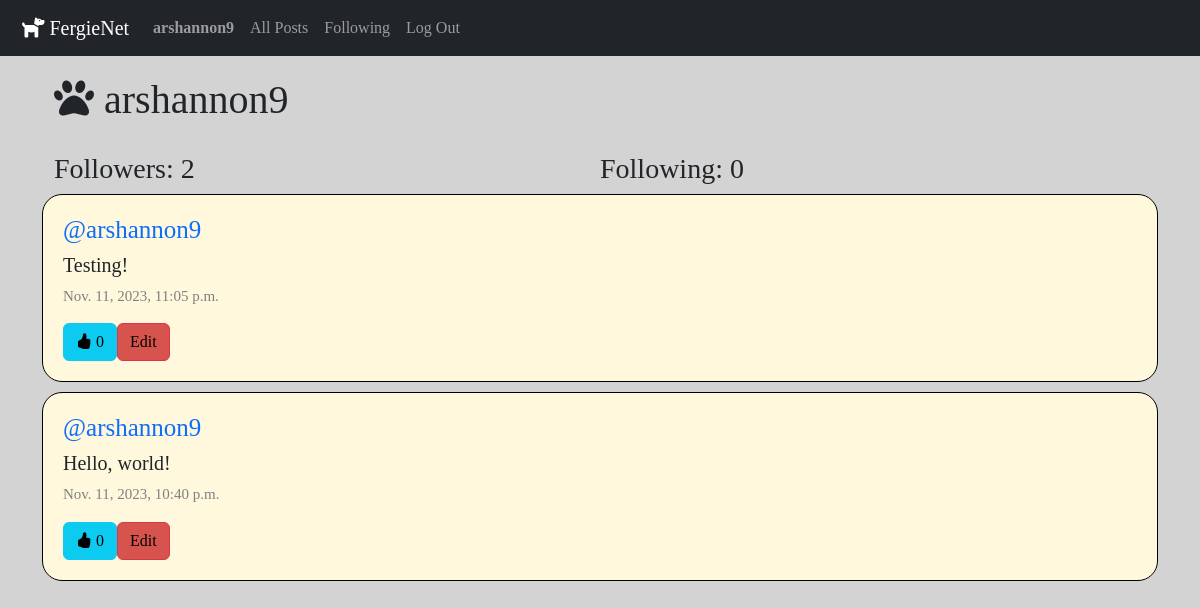
/profile/1 (signed in), run on an earlier commit of the app's database.
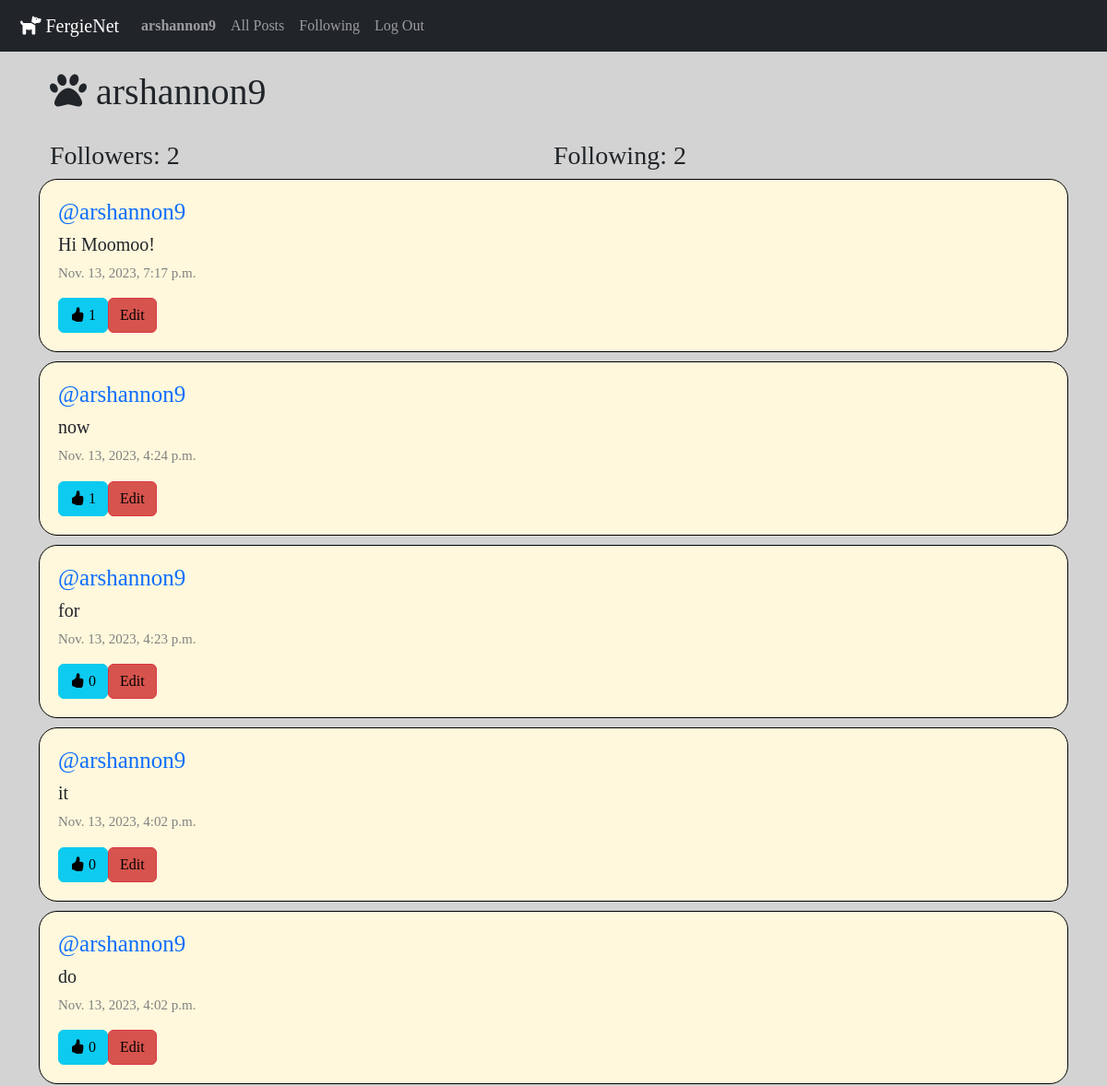
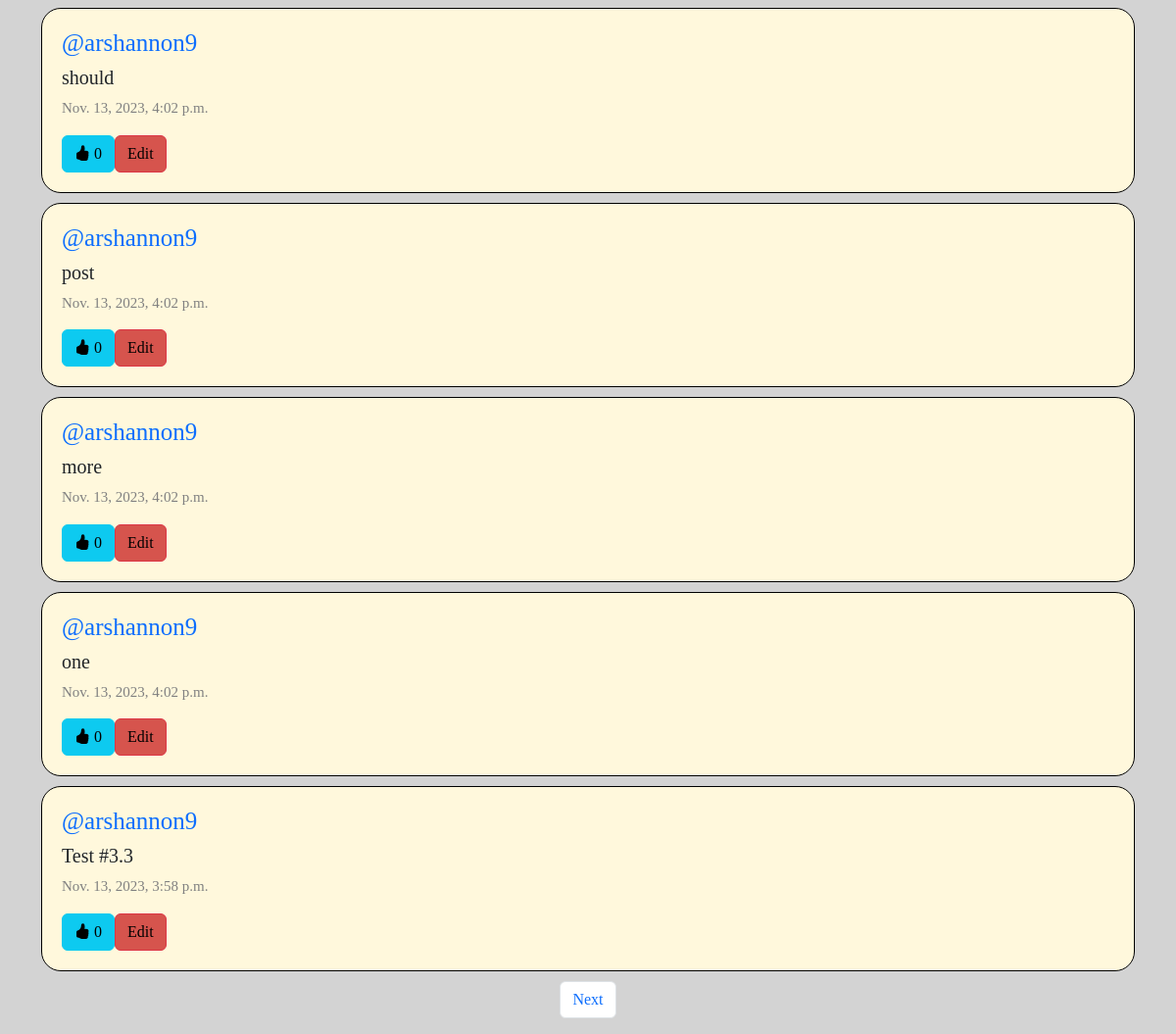
And on a later commit of the database (2 pictures, top to bottom).
### network/models.py (models this page shows, shortened)
class Post(models.Model):
    user = models.ForeignKey(User, on_delete=models.CASCADE, related_name='author')
    content = models.CharField(max_length=280)
    date = models.DateTimeField(auto_now_add=True)
    like_count = models.IntegerField(default=0)

class User(AbstractUser):
    pass

### network/views.py (the view)
# urls.py: path("profile/<int:user_id>", views.profile, name="profile"),
def profile(request, user_id):
    if request.user.is_authenticated:
        user = get_object_or_404(User, pk=user_id)
        all_posts = Post.objects.filter(user=user).order_by("id").reverse()
        followers = Follow.objects.filter(user_followed=user)
        following = Follow.objects.filter(user_following=user)
        is_following = followers.filter(user_following=request.user).exists()
        paginator = Paginator(all_posts, 10)
        page_number = request.GET.get("page")
        page_posts = paginator.get_page(page_number)
        all_likes = Like.objects.all()
        user_likes = []
        try:
            for like in all_likes:
                if like.user_liking.id == request.user.id:
                    user_likes.append(like.post_liked.id)
        except:
            user_likes = []
        return render(request, "network/profile.html", {
            "all_posts": all_posts,
            "page_posts": page_posts,
            "username": user.username,
            "followers": followers,
            "following": following,
            "is_following": is_following,
            "profile_user": user,
            "user_likes": user_likes
        })
    else:
        messages.warning(request, "You must be logged in to view that page.")
        return HttpResponseRedirect(reverse("login"))

### network/templates/network/profile.html (shortened to what this page needs)
{% extends "network/layout.html" %} {% block body %}
<div class="container-lg page-display">
  <div class="container-lg header">
    <h1><i class="fa-solid fa-paw"></i> {{ username }}</h1>
  </div>
  <div class="container-lg">
    <div class="follow-list">
      <h3 class="col-6">Followers: {{ followers.count }}</h3>
      <h3 class="col-6">Following: {{ following.count }}</h3>
    </div>
  </div>
  <div class="all-posts">
    {% for post in page_posts %}
    <div class="container-lg post-display">
      <h5 class="post-user"><a href="{% url 'profile' user_id=post.user.id %}" class="post-user-link">@{{ post.user }}</a></h5>
      <h6 class="post-content" id="content_{{ post.id }}">{{ post.content }}</h6>
      <p class="post-date">{{ post.date }}</p>
      <div class="post-buttons">
      {% if user.is_authenticated %}
        <button class="btn btn-info bi bi-hand-thumbs-up-fill" id="{{ post.id }}" onclick="likeHandler({{ post.id }}, {{ user_likes }})"> <span id="like_count_display_{{ post.id }}">{{ post.like_count }}</span></button>
        {% if user == post.user %}
        <div class="edit-button">
          <button class="btn btn-danger" data-bs-toggle="modal" data-bs-target="#modal_edit_post_{{ post.id }}">Edit</button>
        </div>
        {% endif %}
      {% endif %}
      </div>
    </div>
    {% endfor %}
  </div>
  <nav aria-label="Page navigation">
    <ul class="pagination">
      {% if page_posts.has_next %}
      <li class="page-item">
        <a class="page-link" href="?page={{ page_posts.next_page_number }}">Next</a>
      </li>
      {% endif %}
    </ul>
  </nav>
</div>
{% endblock %}

What changed in the data, as far as the page shows it:
no longer on this page (row edited): Post: user "arshannon9", content "Testing!", date "Nov. 11, 2023, 11:05 p.m.", like_count "0"
no longer on this page (row edited): Post: user "arshannon9", content "Hello, world!", date "Nov. 11, 2023, 10:40 p.m.", like_count "0"
added Post: user "arshannon9", content "Hi Moomoo!", date "Nov. 13, 2023, 7:17 p.m.", like_count "1"
added Post: user "arshannon9", content "now", date "Nov. 13, 2023, 4:24 p.m.", like_count "1"
added Post: user "arshannon9", content "for", date "Nov. 13, 2023, 4:23 p.m.", like_count "0"
added Post: user "arshannon9", content "it", date "Nov. 13, 2023, 4:02 p.m.", like_count "0"
added Post: user "arshannon9", content "do", date "Nov. 13, 2023, 4:02 p.m.", like_count "0"
added Post: user "arshannon9", content "should", date "Nov. 13, 2023, 4:02 p.m.", like_count "0"
added Post: user "arshannon9", content "post", date "Nov. 13, 2023, 4:02 p.m.", like_count "0"
added Post: user "arshannon9", content "more", date "Nov. 13, 2023, 4:02 p.m.", like_count "0"
added Post: user "arshannon9", content "one", date "Nov. 13, 2023, 4:02 p.m.", like_count "0"
added Post: user "arshannon9", content "Test #3.3", date "Nov. 13, 2023, 3:58 p.m.", like_count "0"
Also different on the page:
{{ following.count }}: "0" → "2"
text now shown: "Next"
